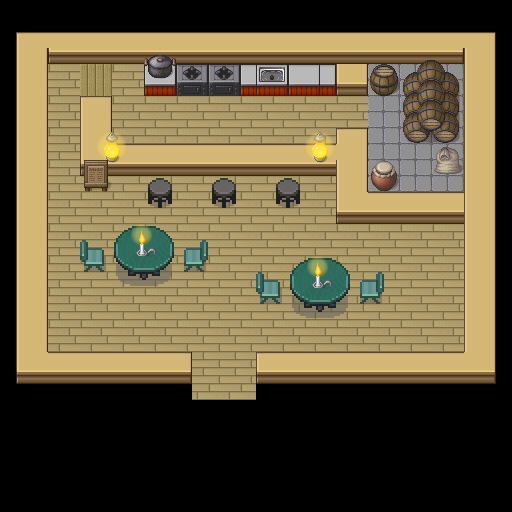

Below is a game level as drawn by its tile map, then a one-line description and the .tmx that defines it (tile-layer data replaced by summaries):
An orthogonal 32x32 tile map with 16x16 px tiles, 4 tile layers (Tile Layer 1, Tile Layer 2, Tile Layer 3, Tile Layer 4), 2 tilesets and 9 objects (TavernOwner, MercenaryBoard, start, TavernExit, Bar, ...).

<map version="1.10" tiledversion="1.11.2" orientation="orthogonal" renderorder="right-down" width="32" height="32" tilewidth="16" tileheight="16" infinite="0" nextlayerid="6" nextobjectid="24">
 <tileset firstgid="1" source="[Base]BaseChip_pipo3.tsx" />
 <tileset firstgid="4257" source="../../externalAssets/scarloxySMOBiomes_itchio/Multiple Biome Collection (T)/metroKingdomBiome09/Metro_Kingdom.tsx" />
 <layer id="1" name="Tile Layer 1" width="32" height="32">
  <properties>
   <property name="z" type="int" value="0" />
  </properties>
  <data>[1024 cells, 480 non-empty, 4 distinct tile ids]</data>
 </layer>
 <layer id="2" name="Tile Layer 2" width="32" height="32">
  <properties>
   <property name="collision" type="bool" value="true" />
   <property name="z" type="int" value="1" />
  </properties>
  <data>[1024 cells, 386 non-empty, 75 distinct tile ids]</data>
 </layer>
 <layer id="3" name="Tile Layer 3" width="32" height="32">
  <properties>
   <property name="collision" type="bool" value="true" />
   <property name="z" type="int" value="1" />
  </properties>
  <data>[1024 cells, 60 non-empty, 50 distinct tile ids]</data>
 </layer>
 <layer id="4" name="Tile Layer 4" width="32" height="32">
  <properties>
   <property name="collision" type="bool" value="true" />
   <property name="z" type="int" value="1" />
  </properties>
  <data>[1024 cells, 4 non-empty, 4 distinct tile ids]</data>
 </layer>
 <objectgroup id="5" name="Object Layer 1">
  <object id="1" name="TavernOwner" x="248.335" y="125.937">
   <point />
  </object>
  <object id="2" name="MercenaryBoard" x="95.4015" y="189.379">
   <point />
  </object>
  <object id="3" name="start" type="start" x="223.553" y="334.617">
   <point />
  </object>
  <object id="4" name="TavernExit" x="223.597" y="380.449">
   <point />
  </object>
  <object id="19" name="Bar" x="80" y="145.333" width="255.333" height="29.3333" visible="0">
   <properties>
    <property name="collision" type="bool" value="true" />
   </properties>
  </object>
  <object id="23" name="Bar2" x="79.3333" y="52.6667" width="32.6667" height="89.3333" visible="0">
   <properties>
    <property name="collision" type="bool" value="true" />
   </properties>
  </object>
  <object id="20" name="Wall" x="336.667" y="177.333" width="127.333" height="46" visible="0">
   <properties>
    <property name="collision" type="bool" value="true" />
   </properties>
  </object>
  <object id="21" name="Table1" x="114" y="223.333" width="60.6667" height="58" visible="0">
   <properties>
    <property name="collision" type="bool" value="true" />
   </properties>
  </object>
  <object id="22" name="Table2" x="288.667" y="255.333" width="60.6667" height="57.3333" visible="0">
   <properties>
    <property name="collision" type="bool" value="true" />
   </properties>
  </object>
 </objectgroup>
</map>
